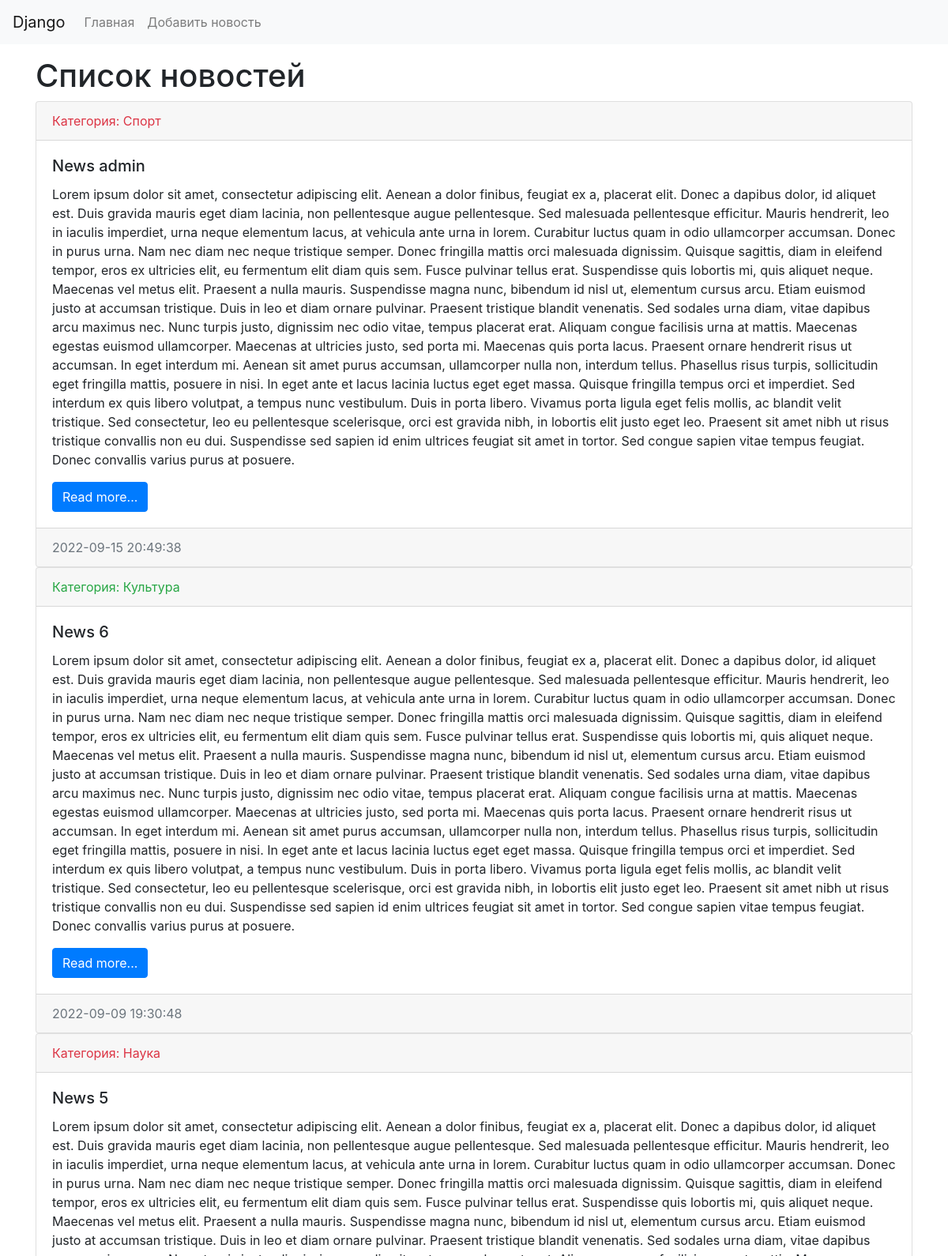
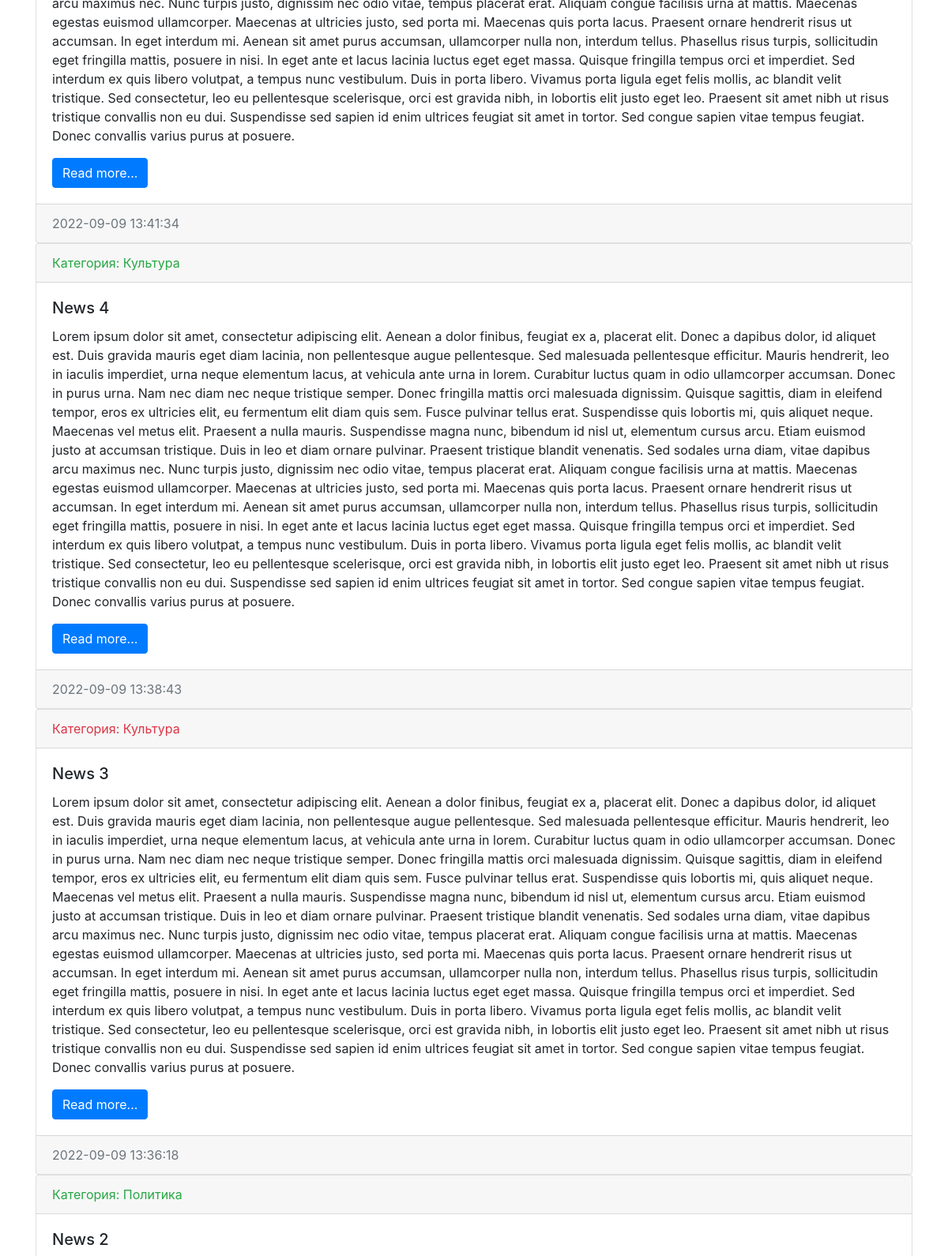
The page / (upper part) on the database its author committed (2 pictures, top to bottom).
### news/models.py (models this page shows, shortened)
class News(models.Model):
    title = models.CharField(max_length=150, verbose_name='Наименование')
    content = models.TextField(blank=True, verbose_name='Контент')
    created_at = models.DateTimeField(auto_now_add=True, verbose_name='Дата публиковации')
    updated_at = models.DateTimeField(auto_now=True, verbose_name='Обновлено')
    photo = models.ImageField(upload_to='photo/%Y/%m/%d', verbose_name='Фото', blank=True)
    is_published = models.BooleanField(default=True, verbose_name='Опубликовано')
    category = models.ForeignKey('Category', on_delete=models.PROTECT, null=True, verbose_name='Категория')
    class Meta:
        verbose_name = 'Новость'
        verbose_name_plural = 'Новости'
        ordering = ['-created_at']

class Category(models.Model):
    title = models.CharField(max_length=150, db_index=True, verbose_name='Категория')
    def __str__(self):
        return self.title
    class Meta:
        verbose_name = 'Категория'
        verbose_name_plural = 'Категории'
        ordering = ['id']

### news/views.py (the view)
# urls.py: path('', index)
def index(request):
    news = News.objects.all()
    context = {
        'news': news,
        'title': 'Список новостей'
    }
    return render(request, 'news/index.html', context)

### news/templates/news/index.html (shortened to what this page needs)
<!doctype html>
<html lang="en">
  <head>
    <link rel="stylesheet" href="https://cdn.jsdelivr.net/npm/bootstrap@4.4.1/dist/css/bootstrap.min.css">
  </head>
  <body>
    <nav class="navbar navbar-expand-lg navbar-light bg-light">
    <a class="navbar-brand" href="#">Django</a>
    <div class="collapse navbar-collapse" id="navbarSupportedContent">
    <ul class="navbar-nav mr-auto">
      <li class="nav-item"><a class="nav-link" href="/">Главная</a></li>
      <li class="nav-item"><a class="nav-link" href="/">Добавить новость</a></li>
    </ul>
    </div>
    </nav>
<div class="container mt-3">
    <h1>{{ title }}</h1>
    <div class="row">
    <div class="col-md-12">
        {% for item in news %}
            <div class="card text-left">
            <div class="card-header {% cycle 'text-danger' 'text-success' %}">
                Категория: {{ item.category }}
              </div>
          <div class="card-body">
            <h5 class="card-title">{{ item.title }}</h5>
            <p class="card-text">{{ item.content }}</p>
            <a href="#" class="btn btn-primary">Read more...</a>
          </div>
          <div class="card-footer text-muted">
              {{ item.created_at|date:"Y-m-d H:i:s" }}
          </div>
        </div>
        {% endfor %}
    </div>
    </div>
</div>
  </body>
</html>

### rows shown on the page
News: category "Спорт", title "News admin", content "Lorem ipsum dolor sit amet, consectetur adipiscing elit. Aenean a dolor finibus, feugiat ex a, placerat elit. Donec a dapibus dolor, id aliquet est. Duis gravida mauris eget diam lacinia, non pellentesque augue pellentesque. Sed malesuada pellentesque efficitur. Mauris hendrerit, leo in iaculis imperdiet, urna neque elementum lacus, at vehicula ante urna in lorem. Curabitur luctus quam in odio ullamcorper accumsan. Donec in purus urna. Nam nec diam nec neque tristique semper. Donec fringilla mattis orci malesuada dignissim. Quisque sagittis, diam in eleifend tempor, eros ex ultricies elit, eu fermentum elit diam quis sem. Fusce pulvinar tellus erat. Suspendisse quis lobortis mi, quis…", created_at "2022-09-15 20:49:38"
News: category "Культура", title "News 6", content "Lorem ipsum dolor sit amet, consectetur adipiscing elit. Aenean a dolor finibus, feugiat ex a, placerat elit. Donec a dapibus dolor, id aliquet est. Duis gravida mauris eget diam lacinia, non pellentesque augue pellentesque. Sed malesuada pellentesque efficitur. Mauris hendrerit, leo in iaculis imperdiet, urna neque elementum lacus, at vehicula ante urna in lorem. Curabitur luctus quam in odio ullamcorper accumsan. Donec in purus urna. Nam nec diam nec neque tristique semper. Donec fringilla mattis orci malesuada dignissim. Quisque sagittis, diam in eleifend tempor, eros ex ultricies elit, eu fermentum elit diam quis sem. Fusce pulvinar tellus erat. Suspendisse quis lobortis mi, quis…", created_at "2022-09-09 19:30:48"
News: category "Наука", title "News 5", content "Lorem ipsum dolor sit amet, consectetur adipiscing elit. Aenean a dolor finibus, feugiat ex a, placerat elit. Donec a dapibus dolor, id aliquet est. Duis gravida mauris eget diam lacinia, non pellentesque augue pellentesque. Sed malesuada pellentesque efficitur. Mauris hendrerit, leo in iaculis imperdiet, urna neque elementum lacus, at vehicula ante urna in lorem. Curabitur luctus quam in odio ullamcorper accumsan. Donec in purus urna. Nam nec diam nec neque tristique semper. Donec fringilla mattis orci malesuada dignissim. Quisque sagittis, diam in eleifend tempor, eros ex ultricies elit, eu fermentum elit diam quis sem. Fusce pulvinar tellus erat. Suspendisse quis lobortis mi, quis…", created_at "2022-09-09 13:41:34"
News: category "Культура", title "News 4", content "Lorem ipsum dolor sit amet, consectetur adipiscing elit. Aenean a dolor finibus, feugiat ex a, placerat elit. Donec a dapibus dolor, id aliquet est. Duis gravida mauris eget diam lacinia, non pellentesque augue pellentesque. Sed malesuada pellentesque efficitur. Mauris hendrerit, leo in iaculis imperdiet, urna neque elementum lacus, at vehicula ante urna in lorem. Curabitur luctus quam in odio ullamcorper accumsan. Donec in purus urna. Nam nec diam nec neque tristique semper. Donec fringilla mattis orci malesuada dignissim. Quisque sagittis, diam in eleifend tempor, eros ex ultricies elit, eu fermentum elit diam quis sem. Fusce pulvinar tellus erat. Suspendisse quis lobortis mi, quis…", created_at "2022-09-09 13:38:43"
News: category "Культура", title "News 3", content "Lorem ipsum dolor sit amet, consectetur adipiscing elit. Aenean a dolor finibus, feugiat ex a, placerat elit. Donec a dapibus dolor, id aliquet est. Duis gravida mauris eget diam lacinia, non pellentesque augue pellentesque. Sed malesuada pellentesque efficitur. Mauris hendrerit, leo in iaculis imperdiet, urna neque elementum lacus, at vehicula ante urna in lorem. Curabitur luctus quam in odio ullamcorper accumsan. Donec in purus urna. Nam nec diam nec neque tristique semper. Donec fringilla mattis orci malesuada dignissim. Quisque sagittis, diam in eleifend tempor, eros ex ultricies elit, eu fermentum elit diam quis sem. Fusce pulvinar tellus erat. Suspendisse quis lobortis mi, quis…", created_at "2022-09-09 13:36:18"
News: category "Политика", title "News 2"

### other values the page prints
{{ title }} "Список новостей"
